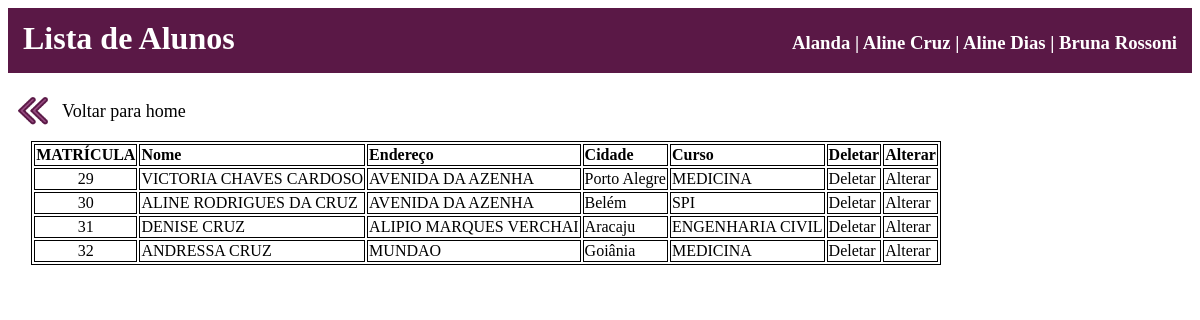
The page /alunos/lista_alunos.php on the database its author committed.
### tables this page shows
CREATE TABLE `alunos` (
  `matricula` int(10) NOT NULL,
  `nome_aluno` varchar(100) NOT NULL,
  `endereco` varchar(120) NOT NULL,
  `cidade` int(10) NOT NULL,
  `curso` int(10) NOT NULL
);

CREATE TABLE `cidades` (
  `cod_cidade` int(10) NOT NULL,
  `nome_cid` varchar(40) NOT NULL,
  `estado` int(10) NOT NULL
);

CREATE TABLE `cursos` (
  `codigo` int(10) NOT NULL,
  `nome_curso` varchar(40) NOT NULL,
  `data_abertura` date NOT NULL DEFAULT current_timestamp()
);

### alunos/lista_alunos.php (the view, shortened to what this page needs)
<html>
  <head>
  </head>
  <body>
    <div id="header">
      <h1>Lista de Alunos</h1>
      <h3>Alanda | Aline Cruz | Aline Dias | Bruna Rossoni</h3>
    </div>
    <section id="backNav">
      <a href="../index.php">
        <div id="backButton">
          <img src="../images/back.png" id="backIcon">
        </div>
        <div id="backText">
          Voltar para home
        </div>
      </a>
    </section>
  <?php
    $ok = conecta_bd() or die ("Não é possível conectar-se ao servidor.");
    $resultado1=mysqli_query($ok, "Select * from alunos,cursos,cidades where cidades.cod_cidade=alunos.cidade and cursos.codigo=alunos.curso") or die ("Não é possível consultar a lista de alunos");
  print("<center><h2>LISTA DE ALUNOS</h2>");
  print("<table border='1' bordercolor='black'>");
  print("<tr><td><b>MATRÍCULA</td>");
  print("<td><b>Nome</td>");
  print("<td><b>Endereço</td>");
  print("<td><b>Cidade</td>");
  print("<td><b>Curso</td>");
  print("<td><b>Deletar</td><td><b>Alterar</td></tr>");
  while ($linha=mysqli_fetch_array($resultado1))
  {
    $Matricula  =$linha["matricula"];
    $Nome_aluno =$linha["nome_aluno"];
    $Endereco   =$linha["endereco"];
    $Cidade     =$linha["nome_cid"];
    $Curso      =$linha["nome_curso"];
    print("<tr><td align='center'>$Matricula</td>");
    print("<td>$Nome_aluno</td>");
    print("<td>$Endereco</td>");
    print("<td>$Cidade</td>");
    print("<td>$Curso</td>");
    echo("<td><a href='alunos_a_deletar.php?cod=$Matricula'>Deletar</a></td>");
    echo("<td><a href='altera_alunos.php?cod=$Matricula'>Alterar</a></td></tr>");  }
    print("</table></center>");
  ?>
  </body>
</html>

### css/stylesheet.css (style rules this page uses)
#header { width: 100%; height: 65px; background-color: rgb(90, 24, 70); }
h1 { color: white; float: left; padding-left: 15px; margin-top: 12px; }
h2 { color: white; float: right; padding-right: 15px; margin-top: 18px; }
h3 { color: white; float: right; padding-right: 15px; margin-top: 24px; }
#backNav { width: 100%; height: 50px; padding: 8px 0px 0px 0px; margin-top: 10px; font-size: 18px; }
#backButton { float: left; width: 50px; height: 40px; }
#backIcon { width: 30px; margin-left: 10px; margin-top: 4px; }
#backText { float: left; margin-left: 4px; margin-top: 10px; }
a:link, a:visited { color: black; text-decoration: none; }

### rows shown on the page
alunos: matricula "29", nome_aluno "VICTORIA CHAVES CARDOSO", endereco "AVENIDA DA AZENHA", cidade.nome_cid "Porto Alegre", curso.nome_curso "MEDICINA"
alunos: matricula "30", nome_aluno "ALINE RODRIGUES DA CRUZ", endereco "AVENIDA DA AZENHA", cidade.nome_cid "Belém", curso.nome_curso "SPI"
alunos: matricula "31", nome_aluno "DENISE CRUZ", endereco "ALIPIO MARQUES VERCHAI", cidade.nome_cid "Aracaju", curso.nome_curso "ENGENHARIA CIVIL"
alunos: matricula "32", nome_aluno "ANDRESSA CRUZ", endereco "MUNDAO", cidade.nome_cid "Goiânia", curso.nome_curso "MEDICINA"
